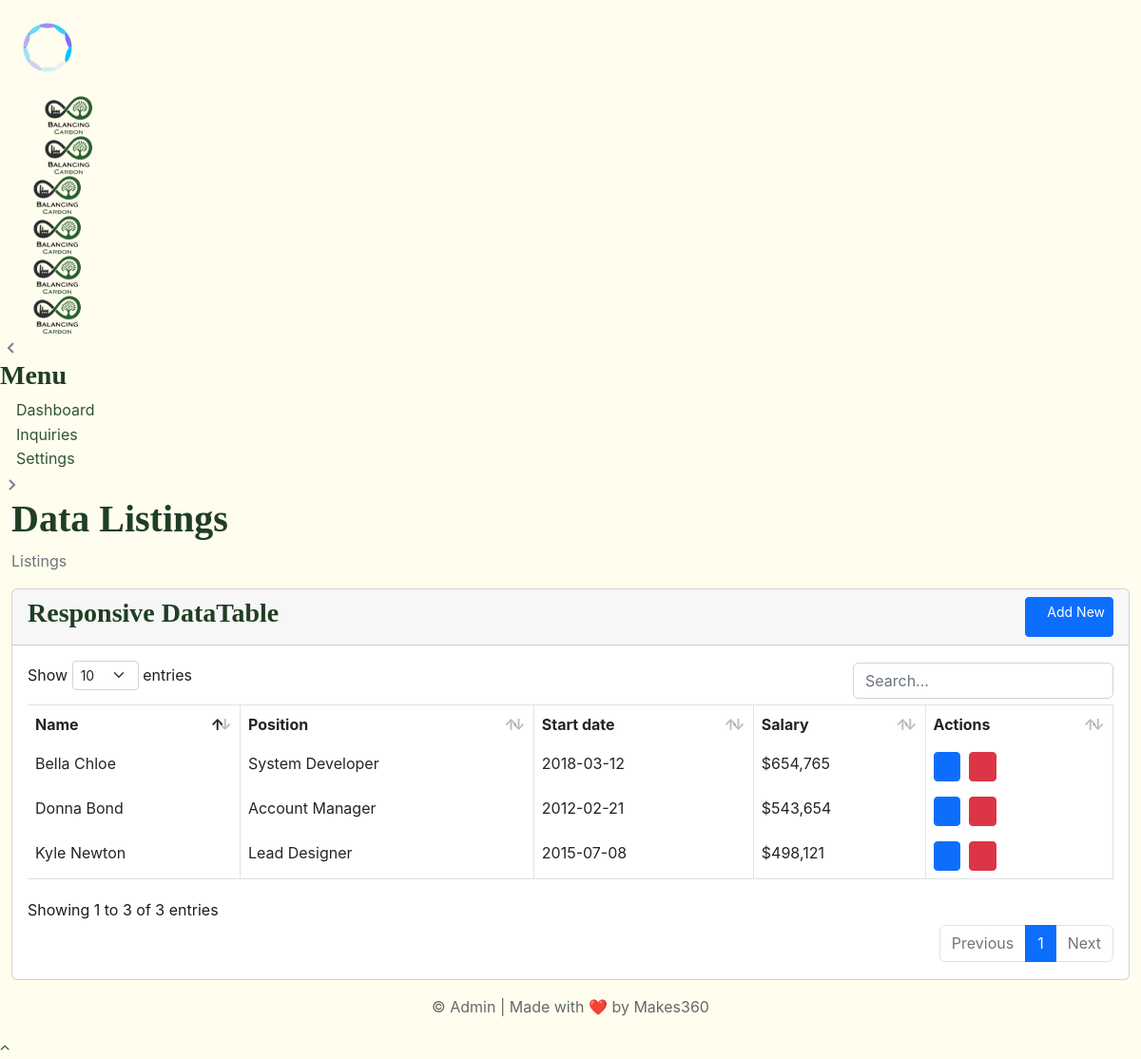
The page /admin1234/files/list/list.php (signed in) on the database its author committed.
### tables this page shows
CREATE TABLE `listing_items` (
  `id` int(11) NOT NULL,
  `name` varchar(255) NOT NULL,
  `position` varchar(255) NOT NULL,
  `start_date` date NOT NULL,
  `salary` varchar(50) NOT NULL
);

### admin1234/app/init.php (called while the page is built, shortened)
<?php
if (!defined("APP_ROOT")) {
    if (!function_exists("app_url_join")) {
        function app_url_join(string $base, string $path): string
        {
            $path = trim($path, "/");
            return rtrim($base, "/") . "/" . $path;
        }
    }
    if (!function_exists("asset_url")) {
        function asset_url(string $path): string
        {
            return app_url_join(BASE_URL, "assets/" . ltrim($path, "/"));
        }
    }
    if (!function_exists("file_url")) {
        function file_url(string $path): string
        {
            return app_url_join(BASE_URL, "files/" . ltrim($path, "/"));
        }
    }
}

### admin1234/app/module-data.php (called while the page is built, shortened)
<?php
function getModuleConnection(): ?\mysqli
{
    static $connection = null;
    try {
        $connection = getSashDBConnection();
    } catch (\mysqli_sql_exception $e) {
        error_log("Module DB connection failed: {$e->getMessage()}");
        $connection = null;
        return null;
    }
    return $connection;
}
function tryFetchRows(?\mysqli $connection, string $sql): array
{
    $rows = [];
    try {
        if ($result = $connection->query($sql)) {
            while ($row = $result->fetch_assoc()) {
                $rows[] = $row;
            }
        }
    } catch (\mysqli_sql_exception $e) {
        error_log("Query failed: {$e->getMessage()}");
        return [];
    }
    return $rows;
}
function getListingItems(): array
{
    $rows = tryFetchRows(
        getModuleConnection(),
        "SELECT id, name, position, start_date, salary FROM listing_items ORDER BY id",
    );
    return $rows !== [] ? $rows : getListingItemsFallback();
}

### admin1234/files/list/list.php (the view, shortened to what this page needs)
<?php
require_once dirname(__DIR__, 2) . "/app/init.php";
require_once APP_ROOT . "/app/auth.php";
require_once APP_ROOT . "/app/module-data.php";
$listingItems = getListingItems();
include LAYOUT_PATH . "/head.php";
?>
<body class="app sidebar-mini ltr light-mode">
    <div id="global-loader">
        <img src="<?= asset_url(
            "images/loader.svg",
        ) ?>" class="loader-img" alt="Loader">
    </div>
    <div class="page">
        <div class="page-main">
            <?php include LAYOUT_PATH . "/header.php"; ?>
            <?php include LAYOUT_PATH . "/sidebar.php"; ?>
            <div class="main-content app-content mt-0">
                <div class="side-app">
                    <div class="main-container container-fluid">
                        <div class="page-header">
                            <h1 class="page-title">Data Listings</h1>
                            <div>
                                <ol class="breadcrumb">
                                    <li class="breadcrumb-item active" aria-current="page">Listings</li>
                                </ol>
                            </div>
                        </div>
                        <div class="row row-sm">
                            <div class="col-lg-12">
                                <div class="card">
                                    <div class="card-header d-flex justify-content-between">
                                        <h3 class="card-title">Responsive DataTable</h3>
                                        <a href="<?= file_url(
                                            "form/form",
                                        ) ?>" class="btn btn-primary btn-sm"><i class="fe fe-plus"></i> Add New</a>
                                    </div>
                                    <div class="card-body">
                                        <div class="table-responsive">
                                            <table class="table table-bordered text-nowrap border-bottom" id="responsive-datatable">
                                                <thead>
                                                    <tr>
                                                        <th class="border-bottom-0">Name</th>
                                                        <th class="border-bottom-0">Position</th>
                                                        <th class="border-bottom-0">Start date</th>
                                                        <th class="border-bottom-0">Salary</th>
                                                        <th class="border-bottom-0">Actions</th>
                                                    </tr>
                                                </thead>
                                                <tbody>
                                                    <?php foreach (
                                                        $listingItems
                                                        as $item
                                                    ): ?>
                                                        <tr>
                                                            <td><?= htmlspecialchars(
                                                                $item["name"],
                                                            ) ?></td>
                                                            <td><?= htmlspecialchars(
                                                                $item[
                                                                    "position"
                                                                ],
                                                            ) ?></td>
                                                            <td><?= htmlspecialchars(
                                                                $item[
                                                                    "start_date"
                                                                ],
                                                            ) ?></td>
                                                            <td><?= htmlspecialchars(
                                                                $item["salary"],
                                                            ) ?></td>
                                                            <td>
                                                                <a href="<?= file_url(
                                                                    "form/form",
                                                                ) ?>?id=<?= urlencode(
    $item["id"],
) ?>" class="btn btn-primary btn-sm me-1"><i class="fe fe-edit"></i></a>
                                                                <form method="post" action="<?= file_url(
                                                                    "list/delete",
                                                                ) ?>" class="d-inline" onsubmit="return confirm('Are you sure you want to delete this listing?');">
                                                                    <button type="submit" class="btn btn-danger btn-sm">
                                                                        <i class="fe fe-trash"></i>
                                                                    </button>
                                                                </form>
                                                            </td>
                                                        </tr>
                                                    <?php endforeach; ?>
                                                </tbody>
                                            </table>
                                        </div>
                                    </div>
                                </div>
                            </div>
                        </div>
                    </div>
                </div>
            </div>
        </div>
        <?php include LAYOUT_PATH . "/footer.php"; ?>
    </div>
    <?php include LAYOUT_PATH . "/scripts.php"; ?>
</body>
</html>

### rows shown on the page
listing_items: name "Bella Chloe", position "System Developer", start_date "2018-03-12", salary "$654,765"
listing_items: name "Donna Bond", position "Account Manager", start_date "2012-02-21", salary "$543,654"
listing_items: name "Kyle Newton", position "Lead Designer", start_date "2015-07-08", salary "$498,121"
